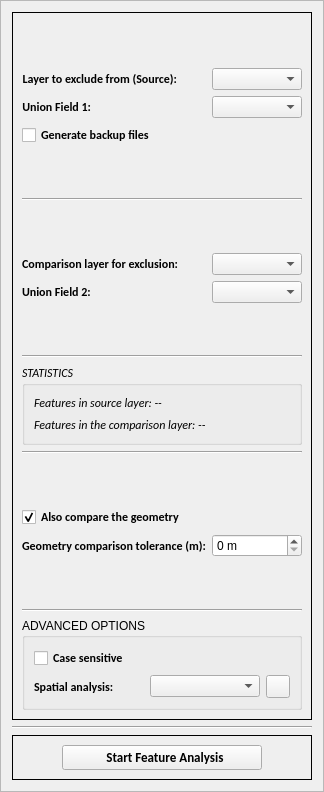
        <widget class="QFrame" name="frame_19">
         <property name="frameShape">
          <enum>QFrame::StyledPanel</enum>
         </property>
         <property name="frameShadow">
          <enum>QFrame::Raised</enum>
         </property>
         <layout class="QVBoxLayout" name="verticalLayout_29">
          <item>
           <widget class="QFrame" name="frame_20">
            <property name="frameShape">
             <enum>QFrame::Panel</enum>
            </property>
            <property name="frameShadow">
             <enum>QFrame::Plain</enum>
            </property>
            <layout class="QVBoxLayout" name="verticalLayout_21">
             <item>
              <layout class="QFormLayout" name="formLayout">
               <item row="0" column="0" colspan="2">
                <spacer name="verticalSpacer_8">
                 <property name="orientation">
                  <enum>Qt::Vertical</enum>
                 </property>
                 <property name="sizeHint" stdset="0">
                  <size>
                   <width>20</width>
                   <height>40</height>
                  </size>
                 </property>
                </spacer>
               </item>
               <item row="1" column="0">
                <widget class="QLabel" name="label_19">
                 <property name="font">
                  <font>
                   <family>Calibri</family>
                   <pointsize>9</pointsize>
                   <weight>75</weight>
                   <bold>true</bold>
                  </font>
                 </property>
                 <property name="toolTip">
                  <string>&lt;html&gt;&lt;head/&gt;&lt;body&gt;&lt;p&gt;&lt;span style=&quot; font-style:italic;&quot;&gt;Layer from which matching entities will be removed&lt;/span&gt;&lt;/p&gt;&lt;/body&gt;&lt;/html&gt;</string>
                 </property>
                 <property name="text">
                  <string>Layer to exclude from (Source):</string>
                 </property>
                 <property name="alignment">
                  <set>Qt::AlignRight|Qt::AlignTrailing|Qt::AlignVCenter</set>
                 </property>
                </widget>
               </item>
               <item row="1" column="1">
                <widget class="QComboBox" name="eflayerdef">
                 <property name="cursor">
                  <cursorShape>PointingHandCursor</cursorShape>
                 </property>
                </widget>
               </item>
               <item row="2" column="0">
                <widget class="QLabel" name="label_21">
                 <property name="font">
                  <font>
                   <family>Calibri</family>
                   <pointsize>9</pointsize>
                   <weight>75</weight>
                   <bold>true</bold>
                  </font>
                 </property>
                 <property name="toolTip">
                  <string>&lt;html&gt;&lt;head/&gt;&lt;body&gt;&lt;p&gt;&lt;span style=&quot; font-style:italic;&quot;&gt;Select a field on which to base the comparison between entities&lt;/span&gt;&lt;/p&gt;&lt;/body&gt;&lt;/html&gt;</string>
                 </property>
                 <property name="text">
                  <string>Union Field 1:</string>
                 </property>
                 <property name="alignment">
                  <set>Qt::AlignRight|Qt::AlignTrailing|Qt::AlignVCenter</set>
                 </property>
                </widget>
               </item>
               <item row="2" column="1">
                <widget class="QComboBox" name="efjoindef">
                 <property name="cursor">
                  <cursorShape>PointingHandCursor</cursorShape>
                 </property>
                </widget>
               </item>
               <item row="3" column="0" colspan="2">
                <widget class="QCheckBox" name="efbkp">
                 <property name="font">
                  <font>
                   <family>Calibri</family>
                   <pointsize>9</pointsize>
                   <weight>75</weight>
                   <bold>true</bold>
                  </font>
                 </property>
                 <property name="toolTip">
                  <string>&lt;html&gt;&lt;head/&gt;&lt;body&gt;&lt;p&gt;&lt;span style=&quot; font-style:italic;&quot;&gt;Enable to generate a backup of the source file in the same directory before deleting features&lt;/span&gt;&lt;/p&gt;&lt;/body&gt;&lt;/html&gt;</string>
                 </property>
                 <property name="text">
                  <string>Generate backup files</string>
                 </property>
                </widget>
               </item>
               <item row="4" column="0" colspan="2">
                <spacer name="verticalSpacer_10">
                 <property name="orientation">
                  <enum>Qt::Vertical</enum>
                 </property>
                 <property name="sizeHint" stdset="0">
                  <size>
                   <width>20</width>
                   <height>40</height>
                  </size>
                 </property>
                </spacer>
               </item>
               <item row="5" column="0" colspan="2">
                <widget class="Line" name="line_4">
                 <property name="minimumSize">
                  <size>
                   <width>10</width>
                   <height>0</height>
                  </size>
                 </property>
                 <property name="orientation">
                  <enum>Qt::Horizontal</enum>
                 </property>
                </widget>
               </item>
               <item row="6" column="0" colspan="2">
                <spacer name="verticalSpacer_6">
                 <property name="orientation">
                  <enum>Qt::Vertical</enum>
                 </property>
                 <property name="sizeHint" stdset="0">
                  <size>
                   <width>20</width>
                   <height>40</height>
                  </size>
                 </property>
                </spacer>
               </item>
               <item row="7" column="0">
                <widget class="QLabel" name="label_20">
                 <property name="font">
                  <font>
                   <family>Calibri</family>
                   <pointsize>9</pointsize>
                   <weight>75</weight>
                   <bold>true</bold>
                  </font>
                 </property>
                 <property name="toolTip">
                  <string>&lt;html&gt;&lt;head/&gt;&lt;body&gt;&lt;p&gt;&lt;span style=&quot; font-style:italic;&quot;&gt;Layer containing the entities to be used as a reference for exclusion&lt;/span&gt;&lt;/p&gt;&lt;/body&gt;&lt;/html&gt;</string>
                 </property>
                 <property name="text">
                  <string>Comparison layer for exclusion:</string>
                 </property>
                </widget>
               </item>
               <item row="7" column="1">
                <widget class="QComboBox" name="eflayermatch">
                 <property name="cursor">
                  <cursorShape>PointingHandCursor</cursorShape>
                 </property>
                </widget>
               </item>
               <item row="8" column="0">
                <widget class="QLabel" name="label_22">
                 <property name="font">
                  <font>
                   <family>Calibri</family>
                   <pointsize>9</pointsize>
                   <weight>75</weight>
                   <bold>true</bold>
                  </font>
                 </property>
                 <property name="toolTip">
                  <string>&lt;html&gt;&lt;head/&gt;&lt;body&gt;&lt;p&gt;&lt;span style=&quot; font-style:italic;&quot;&gt;Select a field on which to base the comparison between entities&lt;/span&gt;&lt;/p&gt;&lt;/body&gt;&lt;/html&gt;</string>
                 </property>
                 <property name="text">
                  <string>Union Field 2:</string>
                 </property>
                </widget>
               </item>
               <item row="8" column="1">
                <widget class="QComboBox" name="efjoinmatch">
                 <property name="cursor">
                  <cursorShape>PointingHandCursor</cursorShape>
                 </property>
                </widget>
               </item>
               <item row="9" column="0" colspan="2">
                <spacer name="verticalSpacer_7">
                 <property name="orientation">
                  <enum>Qt::Vertical</enum>
                 </property>
                 <property name="sizeHint" stdset="0">
                  <size>
                   <width>20</width>
                   <height>40</height>
                  </size>
                 </property>
                </spacer>
               </item>
               <item row="10" column="0" colspan="2">
                <widget class="Line" name="line_5">
                 <property name="minimumSize">
                  <size>
                   <width>10</width>
                   <height>0</height>
                  </size>
                 </property>
                 <property name="orientation">
                  <enum>Qt::Horizontal</enum>
                 </property>
                </widget>
               </item>
               <item row="11" column="0" colspan="2">
                <widget class="QGroupBox" name="groupBox_3">
                 <property name="font">
                  <font>
                   <family>Calibri</family>
                   <pointsize>9</pointsize>
                   <weight>50</weight>
                   <italic>true</italic>
                   <bold>false</bold>
                  </font>
                 </property>
                 <property name="title">
                  <string>STATISTICS</string>
                 </property>
                 <property name="flat">
                  <bool>false</bool>
                 </property>
                 <layout class="QVBoxLayout" name="verticalLayout_27">
                  <item>
                   <layout class="QVBoxLayout" name="verticalLayout_26">
                    <item>
                     <widget class="QLabel" name="eflabelsource">
                      <property name="text">
                       <string>Features in source layer: --</string>
                      </property>
                     </widget>
                    </item>
                    <item>
                     <widget class="QLabel" name="eflabelmatch">
                      <property name="text">
                       <string>Features in the comparison layer: --</string>
                      </property>
                     </widget>
                    </item>
                   </layout>
                  </item>
                 </layout>
                </widget>
               </item>
               <item row="12" column="0" colspan="2">
                <widget class="Line" name="line_6">
                 <property name="minimumSize">
                  <size>
                   <width>10</width>
                   <height>0</height>
                  </size>
                 </property>
                 <property name="orientation">
                  <enum>Qt::Horizontal</enum>
                 </property>
                </widget>
               </item>
               <item row="13" column="0" colspan="2">
                <spacer name="verticalSpacer_9">
                 <property name="orientation">
                  <enum>Qt::Vertical</enum>
                 </property>
                 <property name="sizeHint" stdset="0">
                  <size>
                   <width>20</width>
                   <height>40</height>
                  </size>
                 </property>
                </spacer>
               </item>
               <item row="14" column="0" colspan="2">
                <widget class="QCheckBox" name="efcheckgeom">
                 <property name="font">
                  <font>
                   <family>Calibri</family>
                   <pointsize>9</pointsize>
                   <weight>75</weight>
                   <bold>true</bold>
                  </font>
                 </property>
                 <property name="toolTip">
                  <string>&lt;html&gt;&lt;head/&gt;&lt;body&gt;&lt;p&gt;&lt;span style=&quot; font-style:italic;&quot;&gt;Enable to also include a geometry control&lt;/span&gt;&lt;/p&gt;&lt;/body&gt;&lt;/html&gt;</string>
                 </property>
                 <property name="text">
                  <string>Also compare the geometry</string>
                 </property>
                 <property name="checked">
                  <bool>true</bool>
                 </property>
                </widget>
               </item>
               <item row="15" column="0">
                <widget class="QLabel" name="label_23">
                 <property name="font">
                  <font>
                   <family>Calibri</family>
                   <pointsize>9</pointsize>
                   <weight>75</weight>
                   <bold>true</bold>
                  </font>
                 </property>
                 <property name="toolTip">
                  <string>&lt;html&gt;&lt;head/&gt;&lt;body&gt;&lt;p&gt;&lt;span style=&quot; font-style:italic;&quot;&gt;Set a tolerance in meters to compare geometries&lt;/span&gt;&lt;/p&gt;&lt;/body&gt;&lt;/html&gt;</string>
                 </property>
                 <property name="text">
                  <string>Geometry comparison tolerance (m):</string>
                 </property>
                </widget>
               </item>
               <item row="15" column="1">
                <widget class="QSpinBox" name="eftoll">
                 <property name="suffix">
                  <string> m</string>
                 </property>
                </widget>
               </item>
               <item row="16" column="0" colspan="2">
                <spacer name="verticalSpacer_5">
                 <property name="orientation">
                  <enum>Qt::Vertical</enum>
                 </property>
                 <property name="sizeHint" stdset="0">
                  <size>
                   <width>20</width>
                   <height>40</height>
                  </size>
                 </property>
                </spacer>
               </item>
               <item row="17" column="0" colspan="2">
                <widget class="Line" name="line_7">
                 <property name="minimumSize">
                  <size>
                   <width>10</width>
                   <height>0</height>
                  </size>
                 </property>
                 <property name="orientation">
                  <enum>Qt::Horizontal</enum>
                 </property>
                </widget>
               </item>
               <item row="18" column="0" colspan="2">
                <widget class="QGroupBox" name="groupBox_4">
                 <property name="title">
                  <string>ADVANCED OPTIONS</string>
                 </property>
                 <layout class="QVBoxLayout" name="verticalLayout_28">
                  <item>
                   <layout class="QFormLayout" name="formLayout_2">
                    <property name="formAlignment">
                     <set>Qt::AlignLeading|Qt::AlignLeft|Qt::AlignVCenter</set>
                    </property>
                    <item row="0" column="0" colspan="2">
                     <widget class="QCheckBox" name="efcase">
                      <property name="font">
                       <font>
                        <family>Calibri</family>
                        <pointsize>9</pointsize>
                        <weight>75</weight>
                        <bold>true</bold>
                       </font>
                      </property>
                      <property name="toolTip">
                       <string>&lt;html&gt;&lt;head/&gt;&lt;body&gt;&lt;p&gt;&lt;span style=&quot; font-style:italic;&quot;&gt;Enable case sensitive control. If disabled, &amp;quot;Street&amp;quot; and &amp;quot;street&amp;quot; will be considered the same. If enabled, they will be considered different.&lt;/span&gt;&lt;/p&gt;&lt;/body&gt;&lt;/html&gt;</string>
                      </property>
                      <property name="text">
                       <string>Case sensitive</string>
                      </property>
                     </widget>
                    </item>
                    <item row="1" column="0" colspan="2">
                     <layout class="QHBoxLayout" name="horizontalLayout_7">
                      <item>
                       <widget class="QLabel" name="label22">
                        <property name="maximumSize">
                         <size>
                          <width>165</width>
                          <height>16777215</height>
                         </size>
                        </property>
                        <property name="font">
                         <font>
                          <family>Calibri</family>
                          <pointsize>9</pointsize>
                          <weight>75</weight>
                          <bold>true</bold>
                         </font>
                        </property>
                        <property name="text">
                         <string>Spatial analysis:</string>
                        </property>
                       </widget>
                      </item>
                      <item>
                       <widget class="QComboBox" name="efspat">
                        <property name="cursor">
                         <cursorShape>PointingHandCursor</cursorShape>
                        </property>
                       </widget>
                      </item>
                      <item>
                       <widget class="QToolButton" name="efask">
                        <property name="cursor">
                         <cursorShape>PointingHandCursor</cursorShape>
                        </property>
                        <property name="toolTip">
                         <string>&lt;html&gt;&lt;head/&gt;&lt;body&gt;&lt;p&gt;&lt;span style=&quot; font-style:italic;&quot;&gt;Open a guide on spatial relations&lt;/span&gt;&lt;/p&gt;&lt;/body&gt;&lt;/html&gt;</string>
                        </property>
                        <property name="text">
                         <string/>
                        </property>
                        <property name="icon">
                         <iconset resource="resources.qrc">
                          <normaloff>:/plugins/qutility/images/ask.png</normaloff>:/plugins/qutility/images/ask.png</iconset>
                        </property>
                       </widget>
                      </item>
                     </layout>
                    </item>
                   </layout>
                  </item>
                 </layout>
                </widget>
               </item>
              </layout>
             </item>
            </layout>
           </widget>
          </item>
          <item>
           <widget class="Line" name="line_2">
            <property name="orientation">
             <enum>Qt::Horizontal</enum>
            </property>
           </widget>
          </item>
          <item>
           <widget class="QFrame" name="frame_21">
            <property name="frameShape">
             <enum>QFrame::Panel</enum>
            </property>
            <property name="frameShadow">
             <enum>QFrame::Plain</enum>
            </property>
            <layout class="QVBoxLayout" name="verticalLayout_22">
             <item>
              <layout class="QHBoxLayout" name="horizontalLayout_15">
               <item>
                <spacer name="horizontalSpacer_14">
                 <property name="orientation">
                  <enum>Qt::Horizontal</enum>
                 </property>
                 <property name="sizeHint" stdset="0">
                  <size>
                   <width>40</width>
                   <height>20</height>
                  </size>
                 </property>
                </spacer>
               </item>
               <item>
                <widget class="QPushButton" name="efrun">
                 <property name="minimumSize">
                  <size>
                   <width>200</width>
                   <height>0</height>
                  </size>
                 </property>
                 <property name="font">
                  <font>
                   <family>Calibri</family>
                   <pointsize>10</pointsize>
                   <weight>75</weight>
                   <bold>true</bold>
                  </font>
                 </property>
                 <property name="cursor">
                  <cursorShape>PointingHandCursor</cursorShape>
                 </property>
                 <property name="focusPolicy">
                  <enum>Qt::NoFocus</enum>
                 </property>
                 <property name="toolTip">
                  <string>&lt;html&gt;&lt;head/&gt;&lt;body&gt;&lt;p&gt;&lt;span style=&quot; font-style:italic;&quot;&gt;Open the analysis table&lt;/span&gt;&lt;/p&gt;&lt;/body&gt;&lt;/html&gt;</string>
                 </property>
                 <property name="text">
                  <string>  Start Feature Analysis</string>
                 </property>
                 <property name="icon">
                  <iconset resource="resources.qrc">
                   <normaloff>:/plugins/qutility/images/play.png</normaloff>:/plugins/qutility/images/play.png</iconset>
                 </property>
                </widget>
               </item>
               <item>
                <spacer name="horizontalSpacer_15">
                 <property name="orientation">
                  <enum>Qt::Horizontal</enum>
                 </property>
                 <property name="sizeHint" stdset="0">
                  <size>
                   <width>40</width>
                   <height>20</height>
                  </size>
                 </property>
                </spacer>
               </item>
              </layout>
             </item>
            </layout>
           </widget>
          </item>
         </layout>
        </widget>
